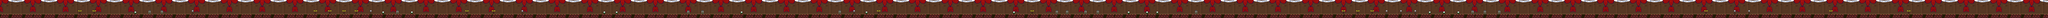

A level layout from a 2D game, rendered from its tile map. Below: a short description, then the map file with tile-grid data replaced by summaries:
An orthogonal 1000x9 tile map with 16x16 px tiles, 3 tile layers (Background, Floor, Obstacles), 2 tilesets and 72 objects.

<map version="1.2" tiledversion="1.3.3" orientation="orthogonal" renderorder="right-down" compressionlevel="0" width="1000" height="9" tilewidth="16" tileheight="16" infinite="0" nextlayerid="9" nextobjectid="125">
 <tileset firstgid="1" name="stagebackground" tilewidth="16" tileheight="16" tilecount="144" columns="16">
  <image source="Stage.png" width="256" height="144" />
 </tileset>
 <tileset firstgid="145" name="stageobstacles" tilewidth="16" tileheight="16" tilecount="16" columns="4">
  <image source="Instruments.png" width="64" height="64" />
 </tileset>
 <layer id="1" name="Background" width="1000" height="9">
  <data>[9000 cells, 9000 non-empty, 144 distinct tile ids]</data>
 </layer>
 <layer id="2" name="Floor" width="1000" height="9">
  <data>[9000 cells, 0 non-empty, 0 distinct tile ids]</data>
 </layer>
 <layer id="6" name="Obstacles" width="1000" height="9">
  <data>[9000 cells, 212 non-empty, 16 distinct tile ids]</data>
 </layer>
 <objectgroup id="7" name="ObstacleObjects">
  <object id="17" x="618.756" y="65.6666" width="13.9672" height="30.0833" />
  <object id="18" x="728.445" y="64.4641" width="14.5044" height="30.6205" />
  <object id="22" x="1161.1" y="84.2603" width="16.116" height="27.9345" />
  <object id="23" x="1255.65" y="84.3406" width="16.116" height="26.8601" />
  <object id="24" x="1500.54" y="63.2616" width="6.98362" height="31.6949" />
  <object id="33" x="3097.2" y="82.9898" width="15.7301" height="28.7481" />
  <object id="34" x="2993.06" y="101.432" />
  <object id="35" x="2895.63" y="63.4628" width="4.88175" height="32.0026" />
  <object id="36" x="2780.66" y="59.5454" width="6.55219" height="33.0874" />
  <object id="37" x="2683.6" y="61.539" width="8.35305" height="32.545" />
  <object id="38" x="2570.38" y="61.98" width="8.67867" height="32.545" />
  <object id="39" x="2457.97" y="60.9988" width="11.9332" height="33.6299" />
  <object id="72" x="14907.3" y="61.3202" width="8.15217" height="35.3261" />
  <object id="74" x="14299.7" y="57.8804" width="8.15217" height="35.3261" />
  <object id="75" x="13660.6" y="57.3369" width="8.15217" height="35.3261" />
  <object id="76" x="13548.6" y="58.4239" width="8.15217" height="35.3261" />
  <object id="77" x="13323.6" y="52.9891" width="8.15217" height="35.3261" />
  <object id="78" x="11708.4" y="84.5109" width="8.15217" height="35.3261" />
  <object id="79" x="11597.6" y="86.6848" width="8.15217" height="35.3261" />
  <object id="80" x="11500.8" y="86.1413" width="8.15217" height="35.3261" />
  <object id="81" x="11388" y="94.0217" width="10.3261" height="16.3043" />
  <object id="82" x="11276.6" y="94.0217" width="9.23913" height="16.3043" />
  <object id="83" x="11165.8" y="93.4783" width="7.06522" height="16.8478" />
  <object id="84" x="11053" y="58.9674" width="8.15217" height="35.3261" />
  <object id="85" x="10939.9" y="58.9674" width="8.15217" height="35.3261" />
  <object id="86" x="10828" y="56.7935" width="8.15217" height="35.3261" />
  <object id="87" x="10716" y="56.7935" width="8.15217" height="35.3261" />
  <object id="88" x="10604.1" y="55.163" width="8.15217" height="35.3261" />
  <object id="89" x="10491.6" y="55.7065" width="8.15217" height="35.3261" />
  <object id="90" x="9340.61" y="86.7878" width="8.15217" height="35.3261" />
  <object id="91" x="8572.86" y="85.4572" width="8.15217" height="35.3261" />
  <object id="92" x="8059.26" y="58.8455" width="8.15217" height="35.3261" />
  <object id="93" x="6859.49" y="54.8537" width="8.15217" height="35.3261" />
  <object id="94" x="6761.67" y="94.7713" width="13.4745" height="17.3632" />
  <object id="95" x="6667.47" y="58.1802" width="8.15217" height="35.3261" />
  <object id="96" x="6553.7" y="85.4572" width="12.8092" height="26.6773" />
  <object id="97" x="5789.28" y="96.1018" width="8.81746" height="14.7021" />
  <object id="98" x="5484.58" y="86.1225" width="8.15217" height="35.3261" />
  <object id="99" x="5373.48" y="85.4572" width="8.15217" height="35.3261" />
  <object id="100" x="4810.65" y="95.7654" width="8.81746" height="10.045" />
  <object id="101" x="4715.5" y="96.7671" width="10.8133" height="11.3756" />
  <object id="103" x="4075.8" y="60.5113" width="8.15217" height="35.3261" />
  <object id="104" x="3642.15" y="58.1726" width="8.15217" height="35.3261" />
  <object id="113" x="3852.73" y="57.8883" width="5.02008" height="33.4672" />
  <object id="115" x="8251.34" y="86.178" width="9.20348" height="24.2637" />
  <object id="116" x="8332.5" y="87.8514" width="9.20348" height="21.7537" />
  <object id="117" x="8476.41" y="88.6881" width="9.20348" height="23.427" />
  <object id="118" x="8813" y="96.4311" width="9.94135" height="14.912" />
  <object id="119" x="8954.17" y="93.9457" width="9.94135" height="14.912" />
  <object id="120" x="9036.68" y="92.9516" width="9.94135" height="14.912" />
  <object id="121" x="1051.79" y="97.4252" width="11.9296" height="12.9237" />
  <object id="124" x="3214.04" y="96.4311" width="7.95308" height="10.9355" />
 </objectgroup>
 <objectgroup id="8" name="EnemySpawns">
  <object id="27" x="1906.24" y="111.983" />
  <object id="28" x="2023.37" y="111.983" />
  <object id="29" x="2139.98" y="113.069" />
  <object id="30" x="2239.6" y="111.812" />
  <object id="52" x="6095.36" y="111.105" />
  <object id="53" x="6207.92" y="111.105" />
  <object id="61" x="10097.3" y="111.356" />
  <object id="62" x="7311.4" y="112.36" />
  <object id="63" x="9536.52" y="113.363" />
  <object id="64" x="12333.5" y="114.366" />
  <object id="65" x="12448.7" y="112.89" />
  <object id="66" x="12560.6" y="112.658" />
  <object id="67" x="12672.4" y="112.658" />
  <object id="68" x="12784.3" y="112.658" />
  <object id="69" x="12883.2" y="113.53" />
  <object id="70" x="15266.4" y="112.757" />
  <object id="107" x="7517.57" y="112.115" />
  <object id="108" x="7420.52" y="112.115" />
  <object id="109" x="7643.07" y="112.115" />
  <object id="110" x="7726.74" y="113.788" />
 </objectgroup>
</map>
